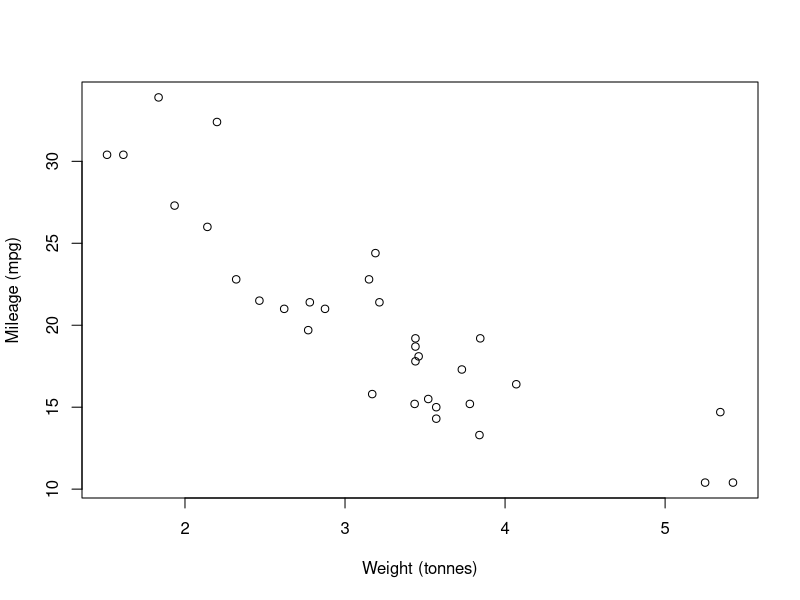
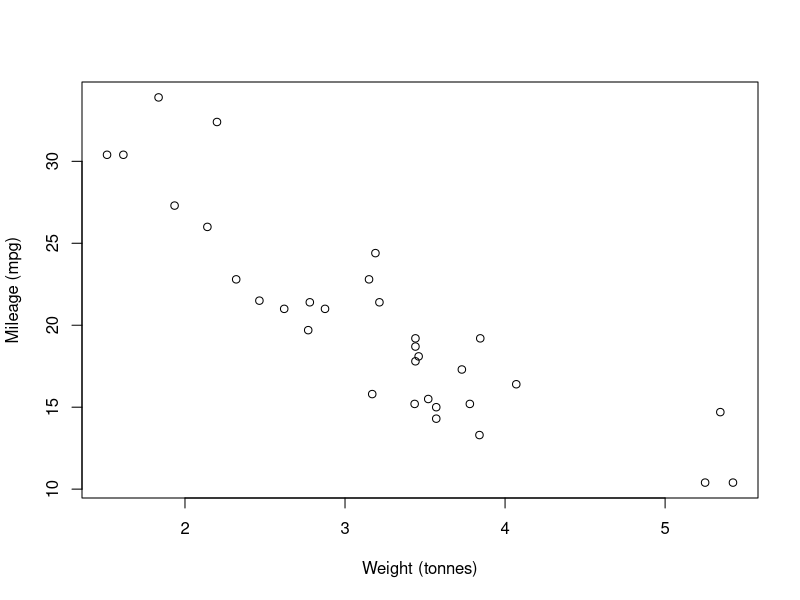

Generate these figures, in order, with R:
## ---- chunk 1
knitr::opts_chunk$set(echo = FALSE)
## ---- chunk 2
cars.lm <- lm(mpg~wt, data = mtcars)
cars.lm
## ---- chunk 3
plot(mpg~wt, data = mtcars,
     xlab = "Weight (tonnes)", ylab = "Mileage (mpg)")
## ---- chunk 4
plot(mpg~wt, data = mtcars,
     xlab = "Weight (tonnes)", ylab = "Mileage (mpg)")
## ---- chunk 5
x <- c(4, 7, 8, 9)
mean(x)
## ---- chunk 6
name <- c("Jean", "Jorts")
colour <- c("Tortie", "Orange")
weight <- c(8, 12)
dislikes <- c("Union Busting", "Being Buttered")
catInfo <- data.frame(name, colour, weight, dislikes)
## ---- chunk 7
catInfo
